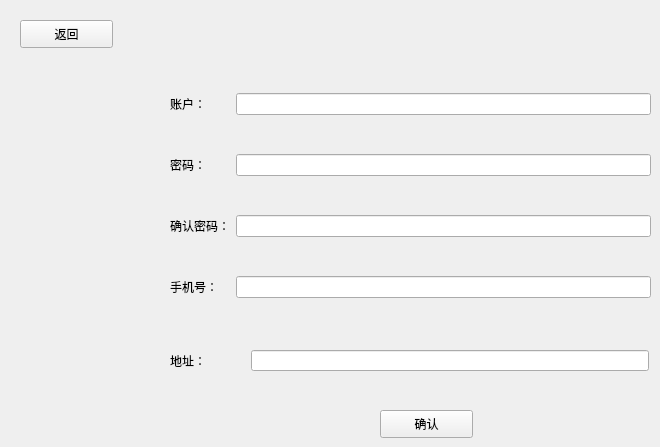
   <widget class="QWidget" name="page_3">
    <widget class="QPushButton" name="pushButton_3">
     <property name="geometry">
      <rect>
       <x>20</x>
       <y>20</y>
       <width>93</width>
       <height>28</height>
      </rect>
     </property>
     <property name="text">
      <string>返回</string>
     </property>
    </widget>
    <widget class="QPushButton" name="pushButton_4">
     <property name="geometry">
      <rect>
       <x>380</x>
       <y>410</y>
       <width>93</width>
       <height>28</height>
      </rect>
     </property>
     <property name="text">
      <string>确认</string>
     </property>
    </widget>
    <widget class="QWidget" name="layoutWidget">
     <property name="geometry">
      <rect>
       <x>170</x>
       <y>60</y>
       <width>481</width>
       <height>271</height>
      </rect>
     </property>
     <layout class="QGridLayout" name="gridLayout_2">
      <item row="0" column="1">
       <widget class="QLineEdit" name="lineEdit_3"/>
      </item>
      <item row="2" column="0">
       <widget class="QLabel" name="label_7">
        <property name="text">
         <string>确认密码：</string>
        </property>
       </widget>
      </item>
      <item row="1" column="0">
       <widget class="QLabel" name="label_6">
        <property name="text">
         <string>密码：</string>
        </property>
       </widget>
      </item>
      <item row="3" column="1">
       <widget class="QLineEdit" name="lineEdit_6"/>
      </item>
      <item row="0" column="0">
       <widget class="QLabel" name="label_4">
        <property name="text">
         <string>账户：</string>
        </property>
       </widget>
      </item>
      <item row="1" column="1">
       <widget class="QLineEdit" name="lineEdit_4"/>
      </item>
      <item row="3" column="0">
       <widget class="QLabel" name="label_8">
        <property name="text">
         <string>手机号：</string>
        </property>
       </widget>
      </item>
      <item row="2" column="1">
       <widget class="QLineEdit" name="lineEdit_5"/>
      </item>
     </layout>
    </widget>
    <widget class="QLabel" name="label_14">
     <property name="geometry">
      <rect>
       <x>170</x>
       <y>350</y>
       <width>75</width>
       <height>21</height>
      </rect>
     </property>
     <property name="text">
      <string>地址：</string>
     </property>
    </widget>
    <widget class="QLineEdit" name="lineEdit_7">
     <property name="geometry">
      <rect>
       <x>251</x>
       <y>350</y>
       <width>398</width>
       <height>21</height>
      </rect>
     </property>
    </widget>
   </widget>
